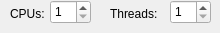
       <widget class="QWidget" name="page_67">
        <widget class="QLabel" name="label_275">
         <property name="geometry">
          <rect>
           <x>10</x>
           <y>5</y>
           <width>41</width>
           <height>17</height>
          </rect>
         </property>
         <property name="text">
          <string>CPUs:</string>
         </property>
        </widget>
        <widget class="QSpinBox" name="num_cpu">
         <property name="enabled">
          <bool>true</bool>
         </property>
         <property name="geometry">
          <rect>
           <x>50</x>
           <y>0</y>
           <width>41</width>
           <height>24</height>
          </rect>
         </property>
         <property name="minimum">
          <number>1</number>
         </property>
         <property name="maximum">
          <number>99999999</number>
         </property>
        </widget>
        <widget class="QLabel" name="label_276">
         <property name="geometry">
          <rect>
           <x>110</x>
           <y>5</y>
           <width>61</width>
           <height>17</height>
          </rect>
         </property>
         <property name="text">
          <string>Threads:</string>
         </property>
        </widget>
        <widget class="QSpinBox" name="num_threads">
         <property name="enabled">
          <bool>true</bool>
         </property>
         <property name="geometry">
          <rect>
           <x>170</x>
           <y>0</y>
           <width>41</width>
           <height>24</height>
          </rect>
         </property>
         <property name="minimum">
          <number>1</number>
         </property>
         <property name="maximum">
          <number>99999999</number>
         </property>
        </widget>
       </widget>
